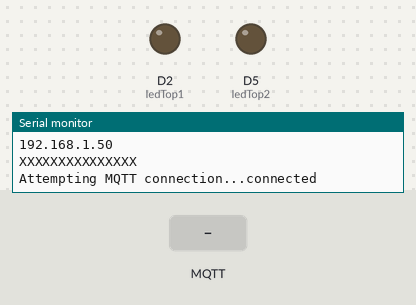
Recording of a sketch running on a simulated ESP8266 (NodeMCU). On the bench: output pins drawn as LEDs (lit = HIGH), the last lines printed to the serial monitor. The inputs (shaded band) are chosen by the test bench. WiFi joins after 1.5 s; servers stay silent unless stated; no MQTT or app messages arrive unless stated.

Above: at 4.7 s.
4.8 s: MQTT message "1" arrives on the first subscribed topic
At 5.4 s:
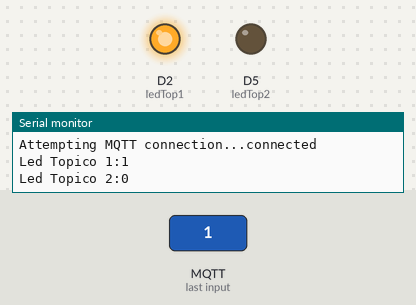
6.3 s: MQTT message "1" arrives on the second subscribed topic
At 7.5 s:
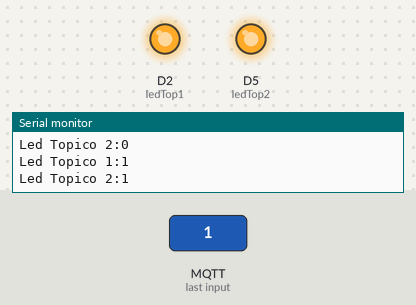
7.8 s: MQTT message "0" arrives on the first subscribed topic
At 8.8 s:
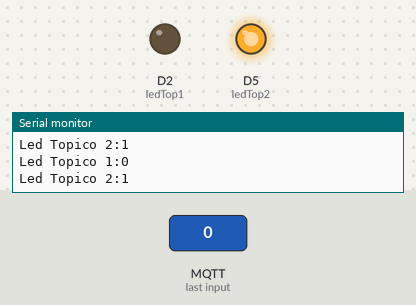
9.3 s: MQTT message "0" arrives on the second subscribed topic
At 10.0 s:
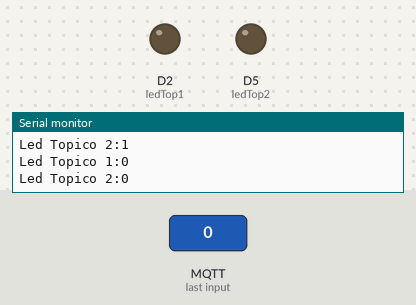
Timing chart, 0 to 11.8 s (numbered marks = the images above; inputs shaded):
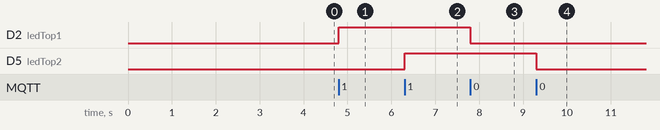

Measured:
- after the input at 4.8 s, D2 (ledTop1): LOW → HIGH at once
- after the input at 6.3 s, D5 (ledTop2): LOW → HIGH at once
- after the input at 7.8 s, D2 (ledTop1): HIGH → LOW at once
- after the input at 9.3 s, D5 (ledTop2): HIGH → LOW at once

The sketch:

acendeLampada.ino
```cpp
#include <ESP8266WiFi.h>  //essa biblioteca já vem com a IDE. Portanto, não é preciso baixar nenhuma biblioteca adicional
#include <PubSubClient.h> //Importa biblioteca MQTT


#define SSID_REDE     "saeg"  //coloque aqui o nome da rede que se deseja conectar
#define SENHA_REDE    "semsenha"  //coloque aqui a senha da rede que se deseja conectar

#define ID_MQTT "quartoProfessor"
#define MQTT_SERVER "iot2017.nc2.iff.edu.br"
#define MQTT_USER   "saeg2017"
#define MQTT_PASS   "semsenha"
#define PORTA   443

#define TOPICOLAMP1 "/quarto/lampada/lampada1"
#define ledTop1 D2 // Led digital 2
int staTop1 = LOW;

#define TOPICOLAMP2 "/quarto/lampada/lampada2"
#define ledTop2 D5 // Led digital 5
int staTop2 = LOW;

WiFiClient cliente;
PubSubClient clienteMQTT(cliente);


//Função: faz a conexão WiFI
//Parâmetros: nenhum
//Retorno: nenhum
boolean conectaWiFi(void)
{

    cliente.stop();

    delay(500);
    Serial.println("Conectando-se à rede WiFi...");
    Serial.println();
    delay(1000);
    WiFi.begin(SSID_REDE, SENHA_REDE);

    int contDelay = 0;
    while ((WiFi.status() != WL_CONNECTED) && (contDelay < 60) )
    {
        delay(500);
        Serial.print(".");
        contDelay++;

    }
    if(WiFi.status() != WL_CONNECTED){
       Serial.println("");
       Serial.println("WiFi não connectado");
       return false;
    }

    Serial.println("");
    Serial.println("WiFi connectado com sucesso!");
    Serial.println("IP obtido: ");
    Serial.println(WiFi.localIP());

    delay(500);
    return true;
}

//Função: inicializa parâmetros de conexão clienteMQTT(endereço do
//        broker, porta e seta função de callback)
//Parâmetros: nenhum
//Retorno: nenhum
void iniciaMQTT(void){
  clienteMQTT.setServer(MQTT_SERVER, PORTA);
  clienteMQTT.setCallback(mqtt_callback);
}

//
//Função: conectando ao servidor por MQTT
//Parâmetros: nenhum
//Retorno: nenhum
void connectaClienteMQTT(void) {
  // Espera até estar conectado ao servidor
  while (!clienteMQTT.connected()) {
    Serial.print("Attempting MQTT connection...");

    // Tentativa de conexão
    if( clienteMQTT.connect(ID_MQTT, MQTT_USER, MQTT_PASS )) {
      Serial.println("connected");
      clienteMQTT.subscribe(TOPICOLAMP1);
      clienteMQTT.subscribe(TOPICOLAMP2);
    } else {
      Serial.print("failed, rc=");
      Serial.print(clienteMQTT.state());
      Serial.println(" try again in 5 seconds");
      // Espera 5 segundo e tenta novamente
      delay(5000);
    }
  }
}

String mensagem(byte* payload, unsigned int length){

  String msg;

  //obtem a string do payload recebido
  for(int i = 0; i < length; i++)
  {
     char c = (char)payload[i];
     msg += c;
  }
  return msg;
}

//
//Função: Trata o valor do Topico
//Parâmetros: nenhum
//Retorno: nenhum
void trataTopico(char* topic,String msg){

    if (strcmp(topic,TOPICOLAMP1)==0){
      if(msg.equals("1")){
        staTop1 = HIGH;
      }
      if(msg.equals("0")){
        staTop1 = LOW;
      }
    }

    if (strcmp(topic,TOPICOLAMP2)==0){
      if(msg.equals("1")){
        staTop2 = HIGH;
      }
      if(msg.equals("0")){
        staTop2 = LOW;
      }
    }


    Serial.print("Led Topico 1:");
    Serial.println(staTop1);

    Serial.print("Led Topico 2:");
    Serial.println(staTop2);


    digitalWrite(ledTop1, staTop1);
    digitalWrite(ledTop2, staTop2);


}


//Função: função de callback
//        esta função é chamada toda vez que uma informação de
//        um dos tópicos subescritos chega)
//Parâmetros: nenhum
//Retorno: nenhum
void mqtt_callback(char* topic, byte* payload, unsigned int length)
{
    String msg = mensagem(payload,length);

    trataTopico(topic,msg);

}
void iniciaGPIO(void){

  pinMode(ledTop1, OUTPUT);
  digitalWrite(ledTop1, LOW);

  pinMode(ledTop2, OUTPUT);
  digitalWrite(ledTop2, LOW);


}

void setup() {
  Serial.begin(115200);
  delay(10);
  iniciaGPIO();
  if (conectaWiFi()){
     iniciaMQTT();
  }

}

void loop() {
 if (WiFi.status() == WL_CONNECTED){
      if (!clienteMQTT.connected()) {
        Serial.println("XXXXXXXXXXXXXXX");
        connectaClienteMQTT();
      }

      clienteMQTT.loop();
  }else{
    conectaWiFi();

  }

}
```
